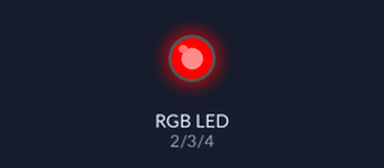
A sketch run on a simulated Arduino Uno, built with avr-gcc and run on an emulated ATmega328P. On the bench: an RGB LED mixed from three pins (HIGH = lit).

Above: at 0.12 s.
At 1.37 s:
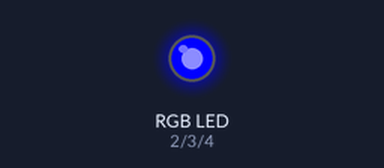
At 2.62 s:
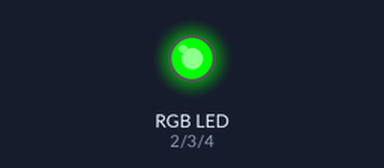
Timing chart, 0 to 3.0 s (numbered marks = the images above):
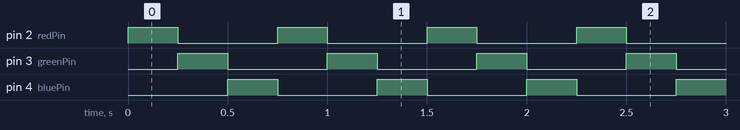

The sketch:

rgb_rotate.ino
```cpp
/*############################## RGB Rotate ##################################
       This sketch is a very simple sketch that rotates 3 pins.  Each pin has
       attached to it a transistor that is controlling one of the primary
       colors (red, green or blue) on a RGB led strip.


   From: Mike Myers (http://mikemyers.me)  @netnutmike
       Let's Make It Episode 44 (http://letmakeit.tv)

       http://tech-zen.tv

       For the sample code, show notes, contact information and many more
       videos, visit the show page at http://tech-zen.tv/letsmakeit

       Please subscribe to our YouTube channel or our netcasts at any of
       your favorite netcast / podcast outlets.

       We normally record Let's Make It live on Tuesday evenings around
       7pm eastern. You can watch it live by going to tech-zen.tv and clicking
       the live link at the top of the page.

       We also have a community setup for our viewers and listeners. You can
       join the community by going to community.tech-zen.tv.

       We love input on what you would like to know or if you have an idea for
       a new Let's Make it episode, you can contact us via email or phone at
       the show information page.
################################################################################*/

const int redPin =  2;
const int greenPin =  3;
const int bluePin =  4;


void setup() {
  // set the digital pin as output:
  pinMode(redPin, OUTPUT);
  pinMode(greenPin, OUTPUT);
  pinMode(bluePin, OUTPUT);
}

void loop()
{

    digitalWrite(redPin, HIGH);
    delay(250);
    digitalWrite(redPin, LOW);

    digitalWrite(greenPin, HIGH);
    delay(250);
    digitalWrite(greenPin, LOW);

    digitalWrite(bluePin, HIGH);
    delay(250);
    digitalWrite(bluePin, LOW);


}
```

Measured:
- by itself, pin 2 (redPin), pin 3 (greenPin), pin 4 (bluePin): alternates HIGH for 0.25 s and LOW for 0.50 s
- by itself, everything shown: repeats every 0.75 s, in 3 steps
